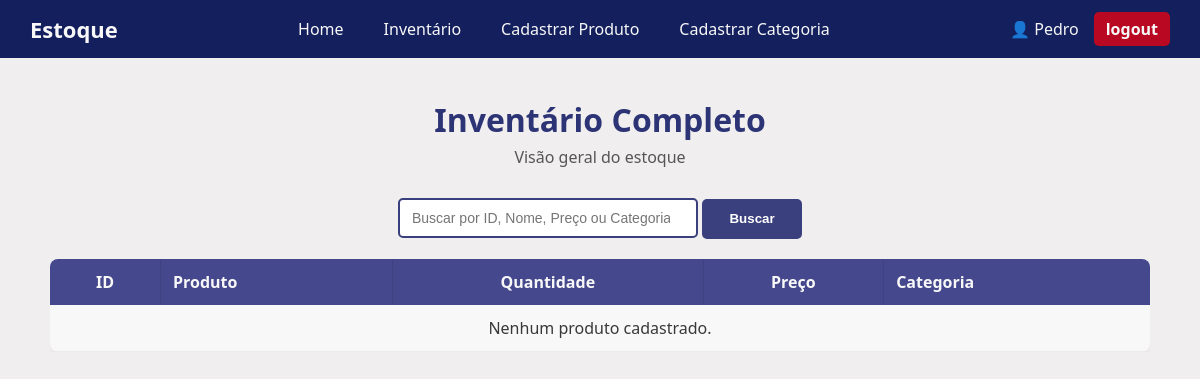
The app's page /inventario/ (signed in), older data.
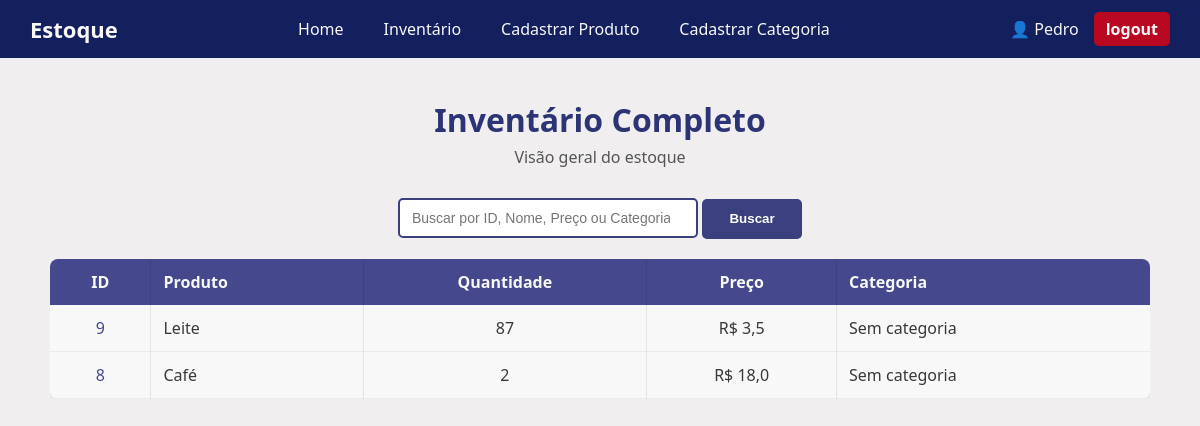
The same page, newer data.
### SistemaEstoque/models.py (models this page shows, shortened)
class Estoque(models.Model):
    nome=models.CharField(max_length=50,)
    quantidade=models.IntegerField(max_length=50, default=0)
    preco=models.FloatField(default=0)
    data_criacao=models.DateTimeField(default=timezone.now)
    categoria=models.ForeignKey(Categoria,on_delete=models.SET_NULL,blank=True,null=True)
    criador=models.ForeignKey(User,on_delete=models.SET_NULL,blank=True,null=True)

### SistemaEstoque/views/inventario.py (the view)
# urls.py: path('inventario/', views.inventario , name='inventario'),
@login_required(login_url='SistemaEstoque:login')
def inventario(request):
    estoque=Estoque.objects.filter().order_by('-id',)
    paginator=Paginator(estoque,30)
    page_number=request.GET.get('page')
    page_obj=paginator.get_page(page_number)
    total_produtos=Estoque.objects.count()
    contexto={
        'estoque':page_obj,
        'total_produtos' : total_produtos
    }
    return render(request,'SistemaEstoque/inventario.html',contexto)

### SistemaEstoque/templates/SistemaEstoque/inventario.html
{% extends "global/base.html" %}
{% block content %}
   <div class="inventario-container">
    <h1 class="inventario-title">Inventário Completo</h1>
    <p class="inventario-subtitle">Visão geral do estoque</p>
    <div class="search-container">
        <form action="{% url "SistemaEstoque:search" %}" method="GET">
                <input type="search" class="search-input" placeholder="Buscar por ID, Nome, Preço ou Categoria..." id="search" name="q" value="{{search_value}}">
                <button class="search-btn">Buscar</button>
        </form>
    </div>
    <div class="inventario-table-container">
        <table class="inventario-table">
            <thead>
                <tr>
                    <th>ID</t>
                    <th>Produto</th>
                    <th>Quantidade</th>
                    <th>Preço</th>
                    <th>Categoria</th>
                </tr>
            </thead>
            <tbody>
                {% for produto in estoque %}
                <tr>
                    <td>
                        <a href="{% url 'SistemaEstoque:item_sozinho' produto.id %}" class="table-link"> {{produto.id}}</a>
                    </td>
                    <td>
                        {{ produto.nome }}
                    </td>
                    <td>
                        {{ produto.quantidade }}
                    </td>
                    <td>
                        R$ {{ produto.preco }}
                    </td>
                    <td>
                        {{ produto.categoria|default:"Sem categoria" }}
                    </td>
                </tr>
                {% empty %}
                <tr>
                    <td colspan="5">Nenhum produto cadastrado.</td>
                </tr>
                {% endfor %}
            </tbody>
        </table>
    </div>
</div>
{% endblock content %}

### base_templates/global/base.html (shortened to what this page needs)
{% load static %}<!DOCTYPE html>
<html lang="en">
<head>
    <link rel="stylesheet" href="{% static "global/style.css" %}">
</head>
<body>
    {% include "global/partials/header.html" %}
    {% block content %}{% endblock content %}
</body>
</html>

### base_templates/global/partials/header.html
<nav>
    <nav class="navbar">
    <div class="navbar-logo">
        <a href="{% url 'SistemaEstoque:home' %}">Estoque</a>
    </div>
    <ul class="navbar-links">
        <li><a href="{% url 'SistemaEstoque:home' %}">Home</a></li>
        <li><a href="{% url 'SistemaEstoque:inventario' %}">Inventário</a></li>
        <li><a href="{% url 'SistemaEstoque:novo_item' %}">Cadastrar Produto</a></li>
        <li><a href="{% url 'SistemaEstoque:nova_categoria' %}">Cadastrar Categoria</a></li>
    </ul>
    <div class="navbar-user">
        <span><a class="logout" href="{% url "SistemaEstoque:atualizar_usuario" %}">👤 {{ user.username }}</a></span>
        <a href="{% url 'SistemaEstoque:logout' %}" class="btn-logout">logout</a>
    </div>
</nav>
</nav>

### base_static/global/style.css (style rules this page uses)
* { margin: 0; padding: 0; box-sizing: border-box; }
body { background-color: #f0eeee; }
.search-container { margin: 20px auto; display: flex; justify-content: center; gap: 10px; }
.search-input { flex-grow: 1; padding: 8px 12px; width: 300px; height: 40px; font-size: 14px; border: 2px solid #3a3f7d; border-radius: 5px; outline: none; transition: border-color 0.3s; }
.search-btn { background-color: #3a3f7d; color: white; border: none; padding: 9px 16px; width: 100px; height: 40px; font-weight: 600; border-radius: 5px; cursor: pointer; transition: background-color 0.3s; }
.inventario-container { max-width: 1100px; margin: 40px auto; font-family: 'Segoe UI', Tahoma, Geneva, Verdana, sans-serif; }
.inventario-title { font-size: 32px; color: #2d3476; text-align: center; margin-bottom: 5px; }
.inventario-subtitle { text-align: center; color: #555; margin-bottom: 30px; }
.inventario-table-container { overflow-x: auto; }
.inventario-table { width: 100%; border-collapse: collapse; background: #f8f8f8; box-shadow: 0 4px 8px rgba(0,0,0,0.05); border-radius: 8px; overflow: hidden; }
.inventario-table th { background-color: #45488D; color: #f8f8f8; padding: 12px; text-align: left; }
.inventario-table td { padding: 12px; border-bottom: 1px solid rgba(0,0,0,0.05); color: #383838; }
.inventario-table th:nth-child(1), .inventario-table th:nth-child(3), .inventario-table th:nth-child(4), .inventario-table td:nth-child(1), .inventario-table td:nth-child(3), .inventario-table td:nth-child(4) { text-align: center; }
.inventario-table th, .inventario-table td { border-right: 1px solid rgba(0,0,0,0.08); }
.inventario-table th:last-child, .inventario-table td:last-child { border-right: none; }
.table-link { color: #45488D; text-decoration: none; }
a { text-decoration: none; color:whitesmoke }
.navbar { display: flex; justify-content: space-between; align-items: center; background-color: #141f5e; padding: 12px 30px; color: #f8f8f8; font-family: 'Segoe UI', sans-serif; }
.navbar-logo a { font-size: 22px; font-weight: bold; color: #f8f8f8; text-decoration: none; }
.navbar-links { display: flex; list-style: none; gap: 20px; }
.navbar-links a { color: #f8f8f8; text-decoration: none; font-weight: 500; padding: 6px 10px; transition: background-color 0.2s ease; border-radius: 5px; }
.navbar-user { display: flex; align-items: center; gap: 15px; }
.btn-logout { background-color: #b90922; padding: 6px 12px; border-radius: 5px; color: #f8f8f8; text-decoration: none; font-weight: bold; transition: background-color 0.2s ease; }

Row changes from the older to the newer data that the page shows:
added Estoque: id "9", nome "Leite", quantidade "87", preco "3,5", categoria "Sem categoria"
added Estoque: id "8", nome "Café", quantidade "2", preco "18,0", categoria "Sem categoria"
Text that changed along with them:
text no longer shown: "Nenhum produto cadastrado."
